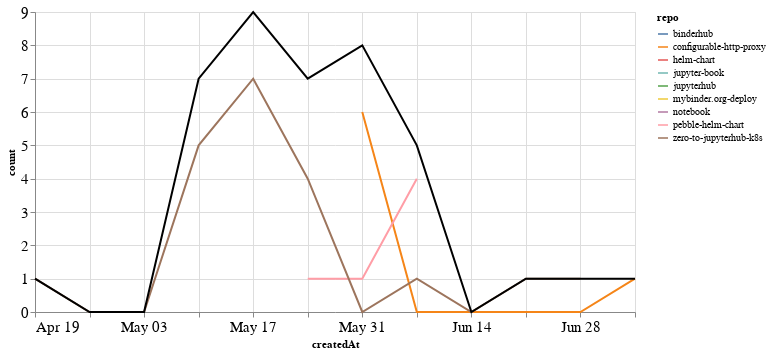

Write notebook code for a chart like this one.
### Markdown cell above
## PRs

### Code cell
prs_time = prs.groupby('repo').resample('W', on='createdAt').count()['author'].reset_index()
prs_time = prs_time.rename(columns={'author': 'count'})
prs_time_total = prs_time.groupby('createdAt').agg({"count": "sum"}).reset_index()

ch1 = alt.Chart(prs_time, width=600).mark_line().encode(
    x='createdAt',
    y='count',
    color='repo',
    tooltip="repo"
)

ch2 = alt.Chart(prs_time_total, width=600).mark_line(color="black").encode(
    x='createdAt',
    y='count',
)

ch1 + ch2

### Figure 1 — Vega-Lite specification as saved in the notebook (floating-point values rounded to 4 significant figures)
{"config": {"axisLeft": {"labelFontSize": 15}, "axisBottom": {"labelFontSize": 15}}, "layer": [{"data": {"name": "data-85cdd716ac978c1916f7c47138a7027f"}, "mark": "line", "encoding": {"color": {"type": "nominal", "field": "repo"}, "tooltip": {"type": "nominal", "field": "repo"}, "x": {"type": "temporal", "field": "createdAt"}, "y": {"type": "quantitative", "field": "count"}}, "width": 600}, {"data": {"name": "data-9e048e2f10070269d531f041149f68d3"}, "mark": {"type": "line", "color": "black"}, "encoding": {"x": {"type": "temporal", "field": "createdAt"}, "y": {"type": "quantitative", "field": "count"}}, "width": 600}], "$schema": "https://vega.github.io/schema/vega-lite/v4.8.1.json", "datasets": {"data-85cdd716ac978c1916f7c47138a7027f": [{"repo": "binderhub", "createdAt": "2020-05-24T00:00:00", "count": 2}, {"repo": "configurable-http-proxy", "createdAt": "2020-05-31T00:00:00", "count": 6}, {"repo": "configurable-http-proxy", "createdAt": "2020-06-07T00:00:00", "count": 0}, {"repo": "configurable-http-proxy", "createdAt": "2020-06-14T00:00:00", "count": 0}, {"repo": "configurable-http-proxy", "createdAt": "2020-06-21T00:00:00", "count": 0}, {"repo": "configurable-http-proxy", "createdAt": "2020-06-28T00:00:00", "count": 0}, {"repo": "configurable-http-proxy", "createdAt": "2020-07-05T00:00:00", "count": 1}, {"repo": "helm-chart", "createdAt": "2020-05-10T00:00:00", "count": 1}, {"repo": "jupyter-book", "createdAt": "2020-05-10T00:00:00", "count": 1}, {"repo": "jupyterhub", "createdAt": "2020-05-17T00:00:00", "count": 1}, {"repo": "mybinder.org-deploy", "createdAt": "2020-05-31T00:00:00", "count": 1}, {"repo": "notebook", "createdAt": "2020-05-17T00:00:00", "count": 1}, {"repo": "pebble-helm-chart", "createdAt": "2020-05-24T00:00:00", "count": 1}, {"repo": "pebble-helm-chart", "createdAt": "2020-05-31T00:00:00", "count": 1}, {"repo": "pebble-helm-chart", "createdAt": "2020-06-07T00:00:00", "count": 4}, {"repo": "zero-to-jupyterhub-k8s", "createdAt": "2020-04-19T00:00:00", "count": 1}, {"repo": "zero-to-jupyterhub-k8s", "createdAt": "2020-04-26T00:00:00", "count": 0}, {"repo": "zero-to-jupyterhub-k8s", "createdAt": "2020-05-03T00:00:00", "count": 0}, {"repo": "zero-to-jupyterhub-k8s", "createdAt": "2020-05-10T00:00:00", "count": 5}, {"repo": "zero-to-jupyterhub-k8s", "createdAt": "2020-05-17T00:00:00", "count": 7}, {"repo": "zero-to-jupyterhub-k8s", "createdAt": "2020-05-24T00:00:00", "count": 4}, {"repo": "zero-to-jupyterhub-k8s", "createdAt": "2020-05-31T00:00:00", "count": 0}, {"repo": "zero-to-jupyterhub-k8s", "createdAt": "2020-06-07T00:00:00", "count": 1}, {"repo": "zero-to-jupyterhub-k8s", "createdAt": "2020-06-14T00:00:00", "count": 0}, {"repo": "zero-to-jupyterhub-k8s", "createdAt": "2020-06-21T00:00:00", "count": 1}, {"repo": "zero-to-jupyterhub-k8s", "createdAt": "2020-06-28T00:00:00", "count": 1}], "data-9e048e2f10070269d531f041149f68d3": [{"createdAt": "2020-04-19T00:00:00", "count": 1}, {"createdAt": "2020-04-26T00:00:00", "count": 0}, {"createdAt": "2020-05-03T00:00:00", "count": 0}, {"createdAt": "2020-05-10T00:00:00", "count": 7}, {"createdAt": "2020-05-17T00:00:00", "count": 9}, {"createdAt": "2020-05-24T00:00:00", "count": 7}, {"createdAt": "2020-05-31T00:00:00", "count": 8}, {"createdAt": "2020-06-07T00:00:00", "count": 5}, {"createdAt": "2020-06-14T00:00:00", "count": 0}, {"createdAt": "2020-06-21T00:00:00", "count": 1}, {"createdAt": "2020-06-28T00:00:00", "count": 1}, {"createdAt": "2020-07-05T00:00:00", "count": 1}]}}
